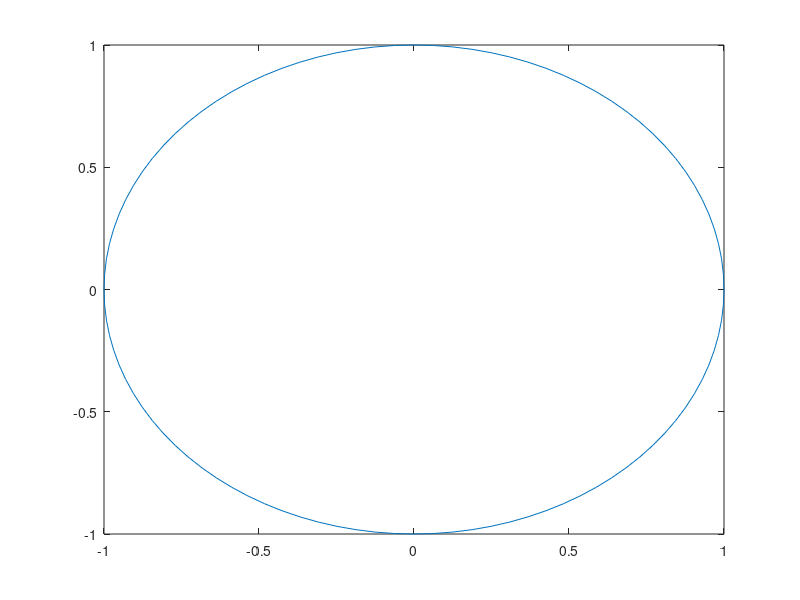

Recreate this plot in MATLAB.
function [x,y] = ellipse(a,b,phi,x0,y0,n)%Function [X,Y] = ellipse(A,B,PHI,X0,Y0,N) -- Plotting ellipse.%  Plots ellipse with semiaxes A, B, rotated by the angle PHI,%  with origin at X0, Y0 and consisting of N points (default 100).%  [X,Y] = ELLIPSE(...) Instead of plotting return coordinates of%  the ellipse.%  Kirill K. Pankratov, kirill@plume.mit.edu%  03/21/95n_dflt = 100;if nargin < 6, n = n_dflt; endif nargin < 5, y0 = 0; endif nargin < 4, x0 = 0; endif nargin < 3, phi = 0; endif nargin < 2, b = 1; endif nargin < 1, a = 1; endth = linspace(0,2*pi,n+1);x = a*cos(th);y = b*sin(th);c = cos(phi);s = sin(phi);th = x*c-y*s+x0;y = x*s+y*c+y0;x = th;if nargout==0, plot(x,y); end